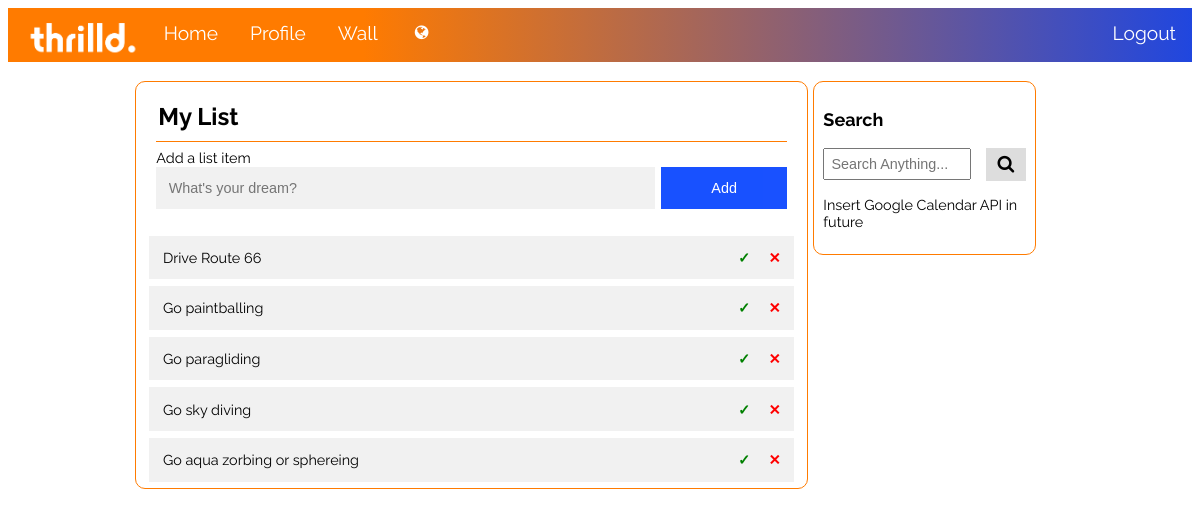
Page /list (signed in) on the committed database.
### app/models.py (models this page shows, shortened)
class List(db.Model):
  __tablename__ = 'list'
  id = db.Column(db.Integer, primary_key=True)
  item = db.Column(db.String(1000), nullable=False)
  user_id = db.Column(db.Integer, db.ForeignKey('user.id'), nullable=False)
  date_added = db.Column(db.String(10), nullable=False, default=datetime.date.today())
  completed = db.Column(db.Integer, default=0)

### app/routes.py (the view)
@app.route('/list', methods=['GET', 'POST'])
@login_required(type='urole')
def user_list():
    list_items = List.query.filter_by(user_id=current_user.id).all()
    form = AddListItemForm()
    if form.validate_on_submit():
        list_item = List(item=form.item.data, user_id=current_user.id)
        db.session.add(list_item)
        db.session.commit()
        flash('List item added!', 'success')
        return redirect(url_for('user_list')) #refreshes page so that it adds the new list entry onto the current list
    return render_template('my_list.html', form=form, possible_list_items=possible_list_items, list_items=list_items)#passing possible_list_items as an aruments means I can acess it from home.html.

### forms.py
class AddListItemForm(FlaskForm):
    def check_list_item(form, item):
        list_item = List.query.filter_by(user_id=current_user.id).all()
        already_have=[]
        for x in list_item:
            if x.item == item.data.strip():
                already_have.append(x.id)
        if len(already_have) >= 1:
            raise ValidationError("You already have this item on your list or have already completed it!")
    def max_list(form, item):
        list_item = List.query.filter_by(user_id=current_user.id).all()
        length = len(list_item)
        if length > 20:
            raise ValidationError("You have reach the maximum amount of entries. The chances of you completing more things (in the next 3 months) than this are low. Either complete or remove list items below.")
    item = StringField('Add a list item', validators=[DataRequired(), check_list_item, max_list, Length(max=1000)], render_kw={"placeholder": "What's your dream?"})
    submit = SubmitField('Add')

### app/models.py (called while the page is built)
@login_manager.user_loader
def load_user(user_id):
    return User.query.get(int(user_id)) #It takes the id return the corresponding user entry.

### app/routes.py (called while the page is built, shortened)
def login_required(type="ANY"): #It lets me define different roles for the users. This meant that if they were a service (srole), they could have a different home screen etc than if they were a user (urole).
    def wrapper(fn):
        @wraps(fn) # Makes the function (wraps it with) a decorator with @ so that it is just basically saying 'the login required to access this page is...'
        def decorated_view(*args, **kwargs):
            return fn(*args, **kwargs)
        return decorated_view
    return wrapper

### app/templates/my_list.html (shortened to what this page needs)
{% extends 'layout.html' %} {% block content %}
<div class="list_box">
  <form action="" method="POST" enctype="multipart/form-data">
    <div class='list_form'>
      <legend class = 'form__title'>My List</legend>
      <div class = "margin_fix form__group">
        {{form.item.label(class="form__label")}}
        <br>
        <span>
          {{form.submit(class="list_add_button")}}
        </span>
        {% if form.item.errors %}
          {{form.item(class="invalid_id_datalist")}}
          <div class="fail_alert">
            {% for error in form.item.errors %}
              <span>{{ error }}</span>
              {% endfor %}
          </div>
        {% else %}
          {{form.item(class="id_datalist", list="id_datalist")}}
        {% endif %}
      </div>
    </div>
  </form>
  <div class = 'full_list'>
    {% for list_item in list_items %}
      {%if list_item.completed == 0%}
        <div class="list_entry">
          <span class="list_btn"><a class='red' href="#delete/{{list_item.id}}">&#10005;</a></span>
          <span class="list_btn"><a class='green' href="{{ url_for('completed_list_item', list_id=list_item.id)}}">&#10003;</a></span>
            {{list_item.item}}
        </div>
      {% endif %}
    {% endfor %}
  </div>
</div>
<div class="sidebar">
      <h3>Search</h3>
      <div class="search-container">
        <form action = '#'>
          <input type="text" placeholder="Search Anything...">
          <button type="submit"><i class="fa fa-search"></i></button>
        </form>
      </div>
      <p>Insert Google Calendar API in future<p>
</div>
{% endblock %}

### app/static/css/style.css (style rules this page uses)
body { color: black; font-family: 'Raleway', sans-serif; }
h3 { font-size: 1.5vw; }
p { font-size: 1.2vw; }
.form__title { font-weight: bold; font-size: 2vw; padding-bottom: 10px; border-bottom: 1px solid #ff7b00; }
.form__label { font-size: 1.2vw; }
.sidebar { float: left; width: 21.8%; background-color: white; border: 1px solid #ff7b00; border-radius:10px; margin-top: 10px; margin-left: 0.5%; padding: 1%; }
.sidebar input[type=text] { float: left; padding: 3%; width: 65%; font-size: 1.2vw; }
.sidebar .search-container button { float: right; display:inline-block; width: 20%; padding: 3%; background: #dddddd; font-size: 1.5vw; border: none; cursor: pointer; }
.sidebar .search-container::after { content: ""; clear: both; display: table; }
.list_box { float: left; width: 72.2%; margin-top: 10px; border: 1px solid #ff7b00; border-radius: 10px; background-color: white; margin-bottom: 10px; }
.list_form { padding: 3%; }
.margin_fix { margin-top: 1%; }
.id_datalist { width:75%; padding: 2%; display: inline-block; border: none; background: #f1f1f1; font-size: 1.2vw; }
.list_add_button { float: right; color: white; background-color: #003fff; width: 20%; padding: 2%; font-size: 1.2vw; border: none; cursor: pointer; opacity: 0.9; }
.full_list { font-size: 1.2vw; }
.list_entry { display: block; background-color: #f1f1f1; padding: 2%; margin: 1% 2% 1% 2%; }
.list_btn { margin-left: 3%; font-weight: bold; float: right; font-size: 1.2vw; cursor: pointer; color: red; }
.list_btn .green { color: green; text-decoration: none; }
.list_btn .red { color: red; text-decoration: none; }

### rows in the picture
List: item "Drive Route 66"
List: item "Go paintballing"
List: item "Go paragliding"
List: item "Go sky diving"
List: item "Go aqua zorbing or sphereing"
